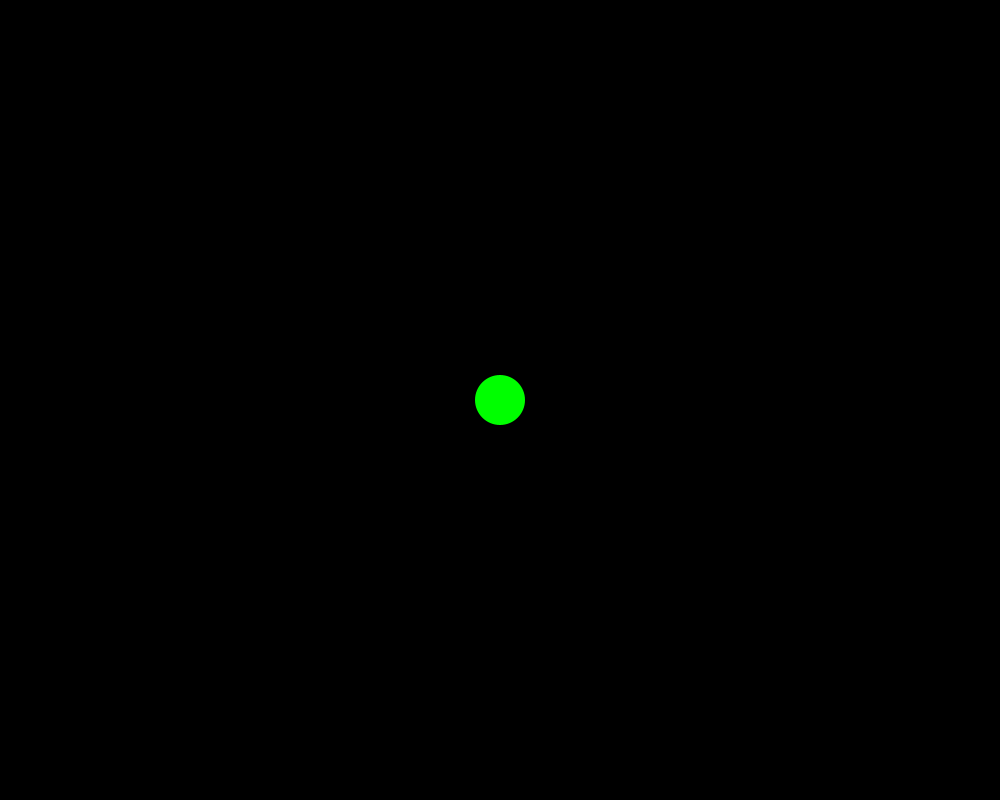
Frame 1 (no input)
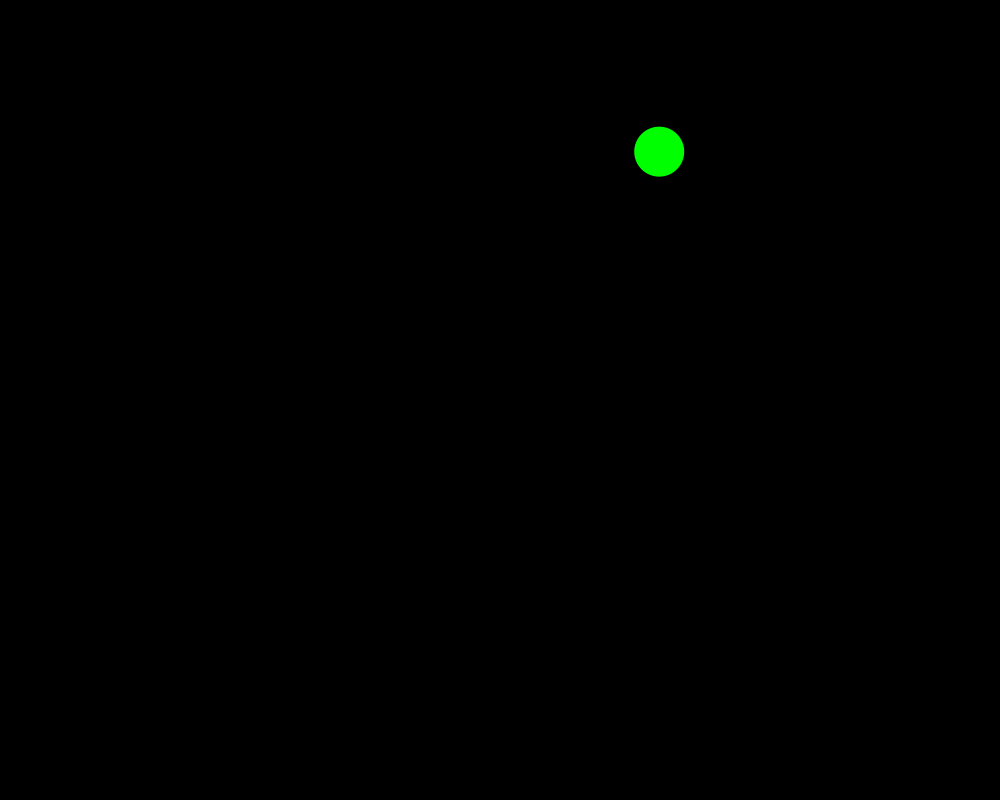
Frame 60 (the mouse pressed at the canvas centre just before this capture)
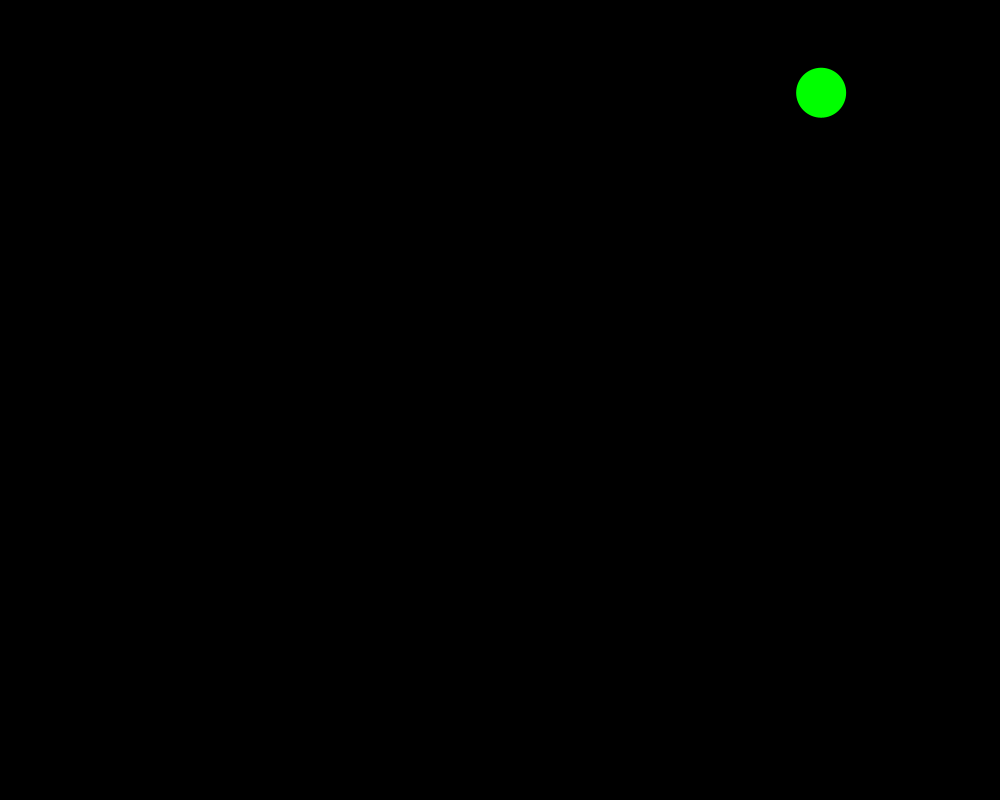
Frame 120 (the mouse held since frame 60 and released just before this capture)

The Processing sketch that drew these frames (run headless with seeded random() and noise(); from frame 60 on, the mouse is pressed at the canvas centre):

// Processing sketch: BouncyBallOOP
// ── BouncyBallOOP.pde
Ball b1, b2;                //declare a new ball called b

void setup() {
  size(1000 , 800);
  b1 = new Ball(width/2,height/2);      //initialize b as a new object of the Ball class
}

void draw() {
  background(0);
  b1.display();
  b1.move();
}
// ── Ball.pde
class Ball {
 //declaring all information (fields) contained within the Ball class
  PVector loc, vel;
  int diam;
  color c;

//this is a constructor. you can have more than one constructor for a given class
  Ball(float tX, float tY) {
    diam = 50;
    loc = new PVector(tX, tY);
    c = color(0, 255, 0);
    vel = PVector.random2D();
    vel.mult(5);
  }

//after declaring fields and setting up constructors, you can define your methods
  void display() {
    fill(c);
    noStroke();
    ellipse(loc.x, loc.y, diam, diam);
  }
  
  void move() {
    loc.add(vel);
    if(loc.x > width || loc.x < 0) {
      vel.x = -vel.x;
    }
    if(loc.y > height || loc.y < 0) {
      vel.y = -vel.y;
    }
  }
}
